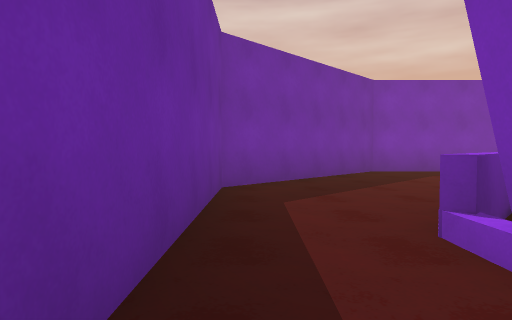
[1] (above)

21 first-person views from a walk through a Unity game level. The camera is 1.2 m above the floor, tilts 2° down and sees 75° across. The floor is counted in squares, 2 m on a side. Each view is taken from the middle of a square. On the plan, view 1 faces up. The plan holds only what a view shows up to about 10 squares ahead; the rest is blank. The place goes on beyond the plan. The player character is not drawn. Some animated figures are not drawn. Door leaves are left out, so doorways stand open.

[2]
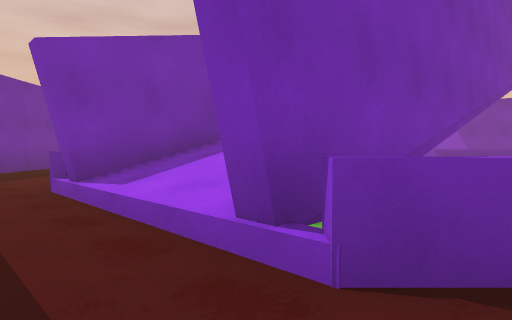

[3]
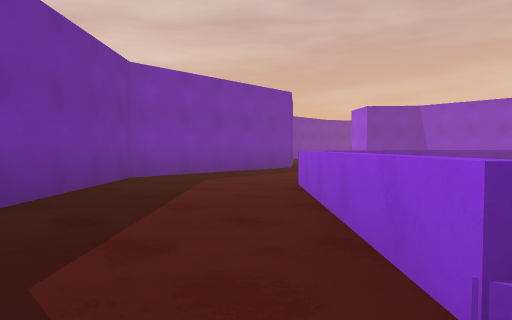

[4]
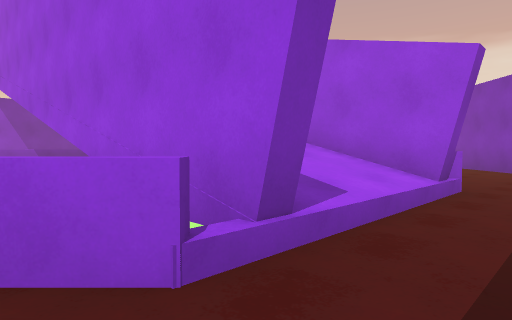

[5]
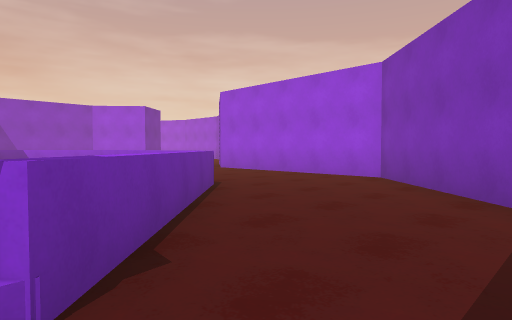

[6]
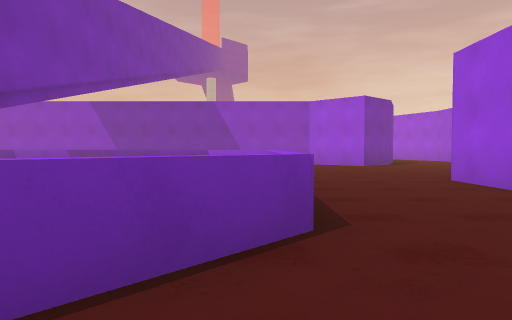

[7]
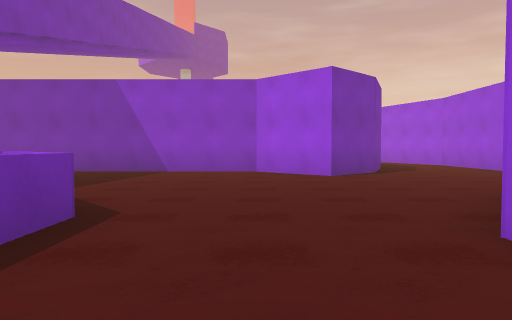

[8]
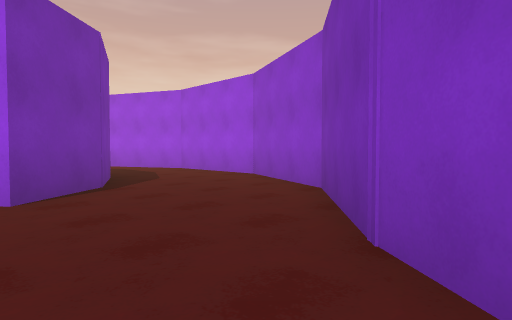

[9]
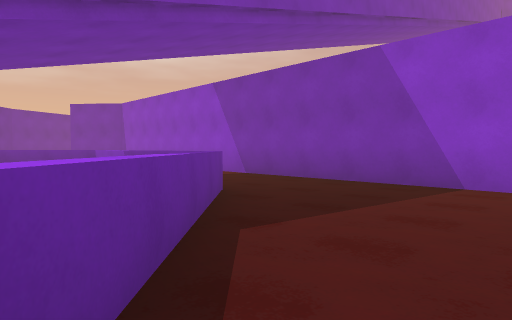

[10]
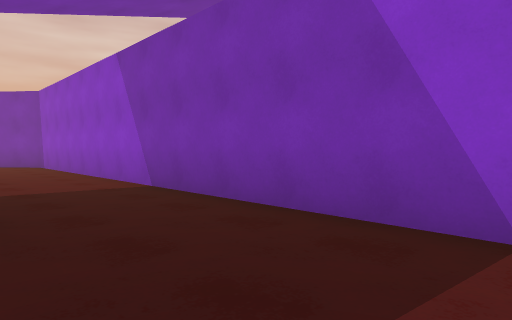

[11]
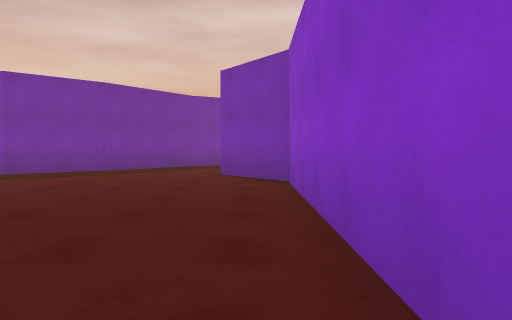

[12]
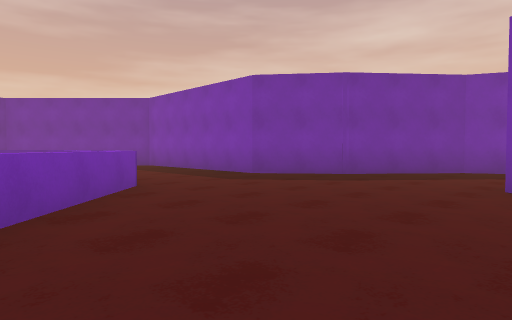

[13]
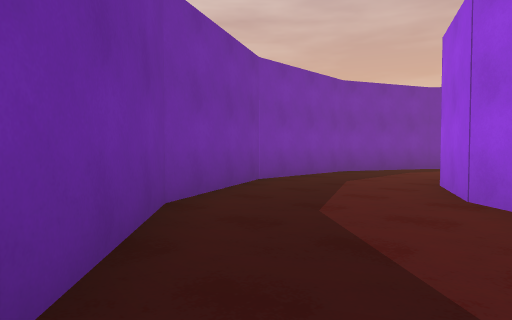

[14]
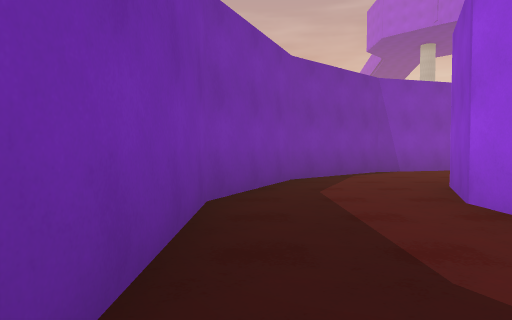

[15]
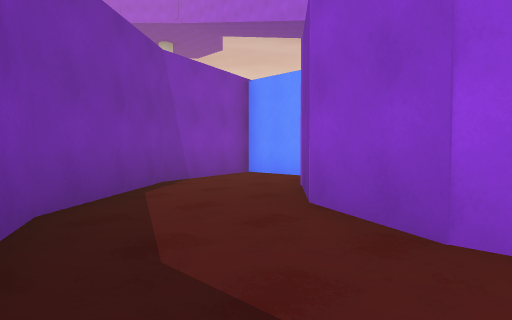

[16]
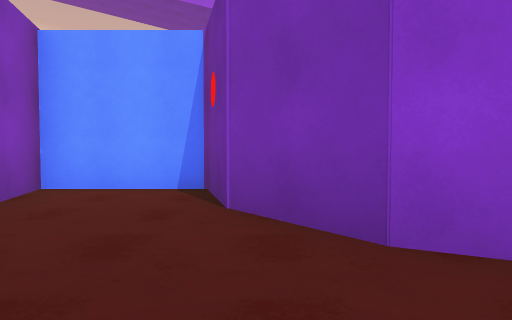

[17]
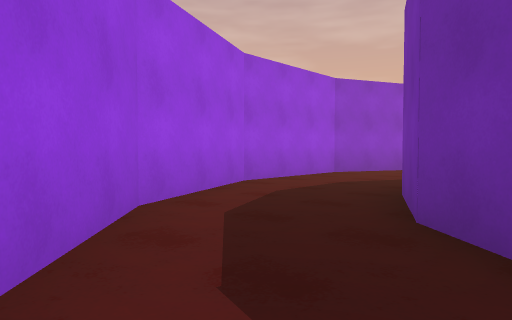

[18]
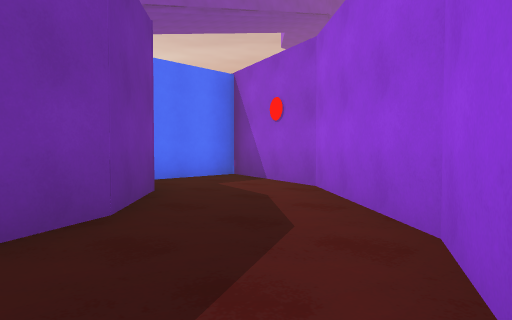

[19]
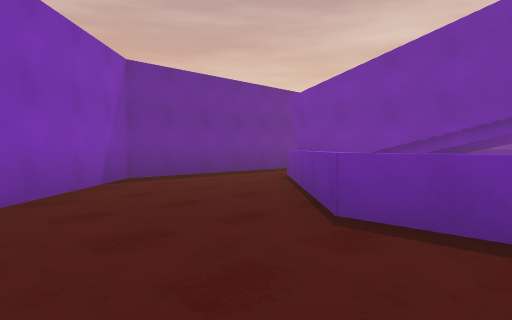

[20]
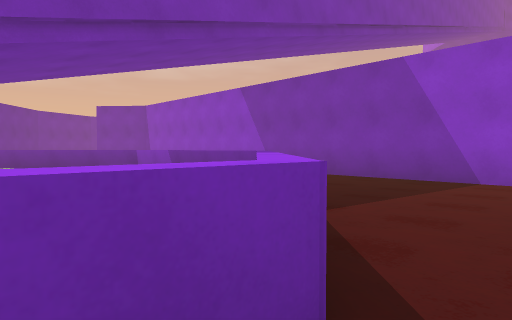

[21]
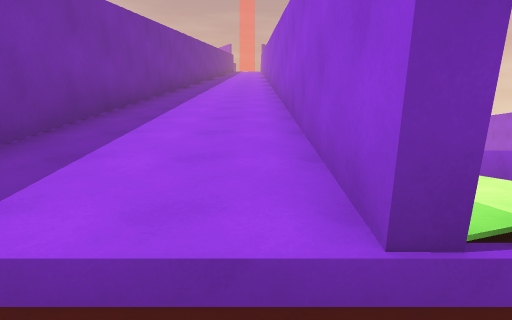

### Floor plan
Key: @ floor where view 1 was taken; # wall or solid block; . main floor; : floor 0.25 m higher than the main floor; / step, stairs or slope; = window, fence, low wall or low ledge; ^ raised ledge.
Columns run from 1 left of view 1 to 23 right of it. Each row starts with its distance up from view 1.
 14               #######
 13             ###.....###
 12            ##.........##
 11            #...........##
 10          ###....#####...#
  9    #######.....##   ##..#
  8   ##...........##    #..#
  7  ##.............#    ####
  6 ##..............#
  5 #....^^^^^^.....#
  4 #...^      ^....#
  3 #..^        ^...#
  2 #./####      ^..#
  1 #./=###:     ^..#
  0 #@//////     ^..#
 -1 #./////      ^..#
 -2 #./#####     ^..#
 -3 #..^::      ^...#
 -4 #...^::    ^....#
 -5 #....^^^^^^.....#
 -6 ##..............#
 -7  ##.............#     ###
 -8   ##...........##     ..#
 -9    #######.....##   ##..#
-10          ###....#####...#
-11            #...........##
-12            ##.........##
-13             ###.....###
-14               #######

Positions as (right, up) in squares from view 1, and headings:
1: (0, 0), facing up
2: (0, -3), facing up-right
3: (0, 2), facing up-right
4: (0, 3), facing down-right
5: (0, -2), facing down-right
6: (2, -5), facing right
7: (6, -7), facing right
8: (9, -8), facing down-right
9: (9, -6), facing up-right
10: (12, -5), facing up-right
11: (14, 1), facing up
12: (14, 3), facing up-left
13: (10, 9), facing up-right
14: (14, 13), facing right
15: (17, 13), facing down-right
16: (20, 12), facing down
17: (22, -9), facing down-left
18: (18, -13), facing up-right
19: (6, -8), facing up-left
20: (8, -6), facing up-right
21: (0, -1), facing right
